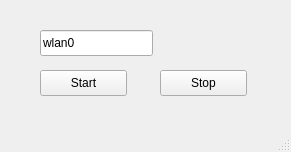
<?xml version="1.0" encoding="UTF-8"?>
<ui version="4.0">
 <class>MainWindow</class>
 <widget class="QMainWindow" name="MainWindow">
  <property name="geometry">
   <rect>
    <x>0</x>
    <y>0</y>
    <width>291</width>
    <height>152</height>
   </rect>
  </property>
  <property name="windowTitle">
   <string>MainWindow</string>
  </property>
  <widget class="QWidget" name="centralwidget">
   <widget class="QPushButton" name="pushButton">
    <property name="geometry">
     <rect>
      <x>40</x>
      <y>70</y>
      <width>87</width>
      <height>26</height>
     </rect>
    </property>
    <property name="text">
     <string>Start</string>
    </property>
   </widget>
   <widget class="QPushButton" name="pushButton_2">
    <property name="geometry">
     <rect>
      <x>160</x>
      <y>70</y>
      <width>87</width>
      <height>26</height>
     </rect>
    </property>
    <property name="text">
     <string>Stop</string>
    </property>
   </widget>
   <widget class="QLineEdit" name="leInterface">
    <property name="geometry">
     <rect>
      <x>40</x>
      <y>30</y>
      <width>113</width>
      <height>26</height>
     </rect>
    </property>
    <property name="text">
     <string>wlan0</string>
    </property>
   </widget>
  </widget>
  <widget class="QMenuBar" name="menubar">
   <property name="geometry">
    <rect>
     <x>0</x>
     <y>0</y>
     <width>291</width>
     <height>23</height>
    </rect>
   </property>
  </widget>
  <widget class="QStatusBar" name="statusbar"/>
 </widget>
 <resources/>
 <connections/>
</ui>
